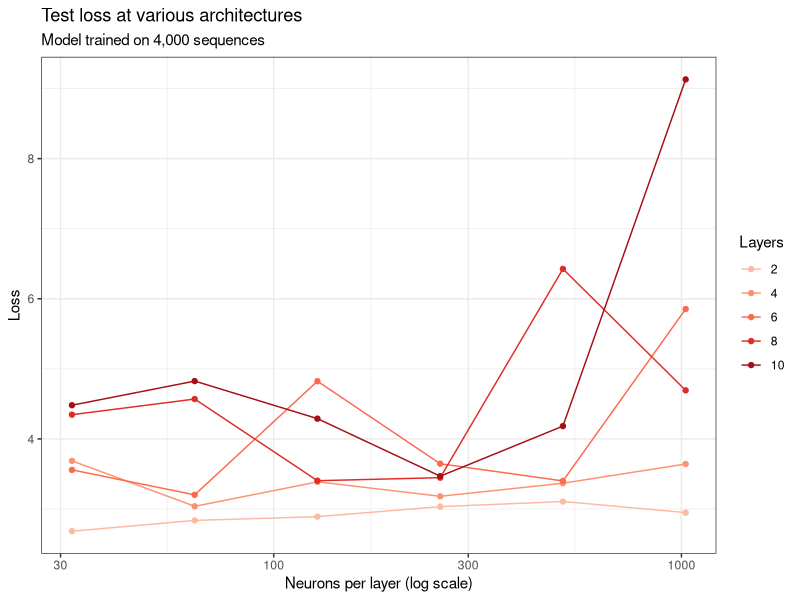

This figure's R source:
## Code to create a viz of test loss as a function of complexity over various layers
## For the model that trained over ~4,000 sequences

#Importing necessary libraries and data
library(tidyverse)
library(ggplot2)
library(RColorBrewer)
fourk <- read_csv("../../results/results-4k.csv")

#Averaging loss across seeds
fourkMean <- fourk |>
  group_by(layers, neuronsPerLayer) |>
  summarize(testLoss = mean(testLoss),
         trainLoss = mean(trainLoss))

#Generating plot
plot <- ggplot(data = filter(fourkMean, layers > 1)) +
  geom_line(aes(x = neuronsPerLayer, 
                y = testLoss, 
                color = as.factor(layers))) +
  geom_point(aes(x = neuronsPerLayer, 
                 y = testLoss, 
                 color = as.factor(layers)))+
  scale_x_log10() +
  labs(color = "Layers",
       x = "Neurons per layer (log scale)",
       y = "Loss",
       title = "Test loss at various architectures",
       subtitle = "Model trained on 4,000 sequences") +
  scale_color_manual(values = brewer.pal(name = "Reds", n = 6)[2:9]) +
  theme_bw()

ggsave('figure1.png', plot, width = 6, height = 4)
